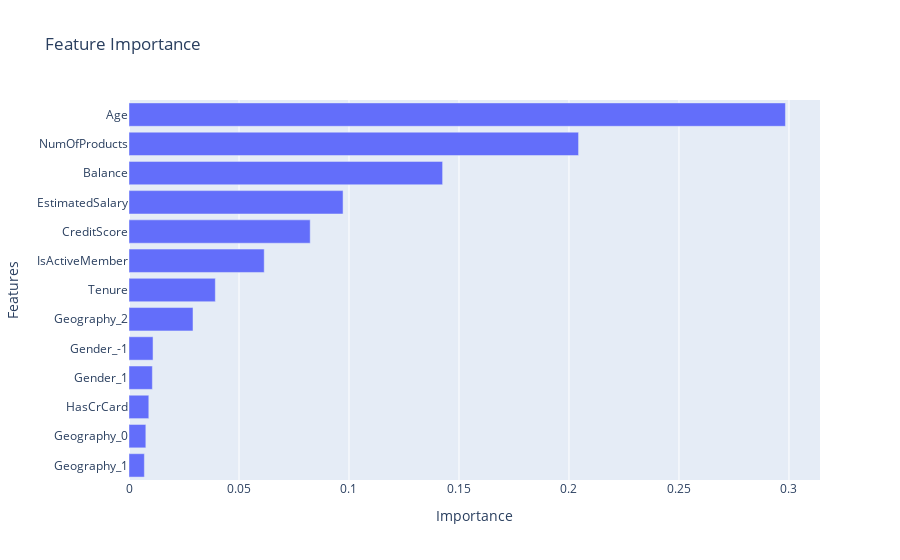

Notebook source saved alongside this figure:
### Markdown cell above
Trying to see the important feature after training

### Code cell
importance_df = pd.DataFrame({
    'Features': x_train_df.columns,
    'Importance': rfc_model.feature_importances_
}).sort_values('Importance', ascending=True)

px.bar(importance_df,x='Importance', y='Features', title='Feature Importance')

### Figure 1 — Plotly figure (JSON) as saved in the notebook; plotly's stock layout.template omitted (floating-point values rounded to 4 significant figures)
{"data": [{"alignmentgroup": "True", "hovertemplate": "Importance=%{x}<br>Features=%{y}<extra></extra>", "legendgroup": "", "marker": {"color": "#636efa", "pattern": {"shape": ""}}, "name": "", "offsetgroup": "", "orientation": "h", "showlegend": false, "textposition": "auto", "type": "bar", "x": [0.006987, 0.007654, 0.009006, 0.01062, 0.01093, 0.0291, 0.03924, 0.06147, 0.08237, 0.0973, 0.1426, 0.2044, 0.2984], "xaxis": "x", "y": ["Geography_1", "Geography_0", "HasCrCard", "Gender_1", "Gender_-1", "Geography_2", "Tenure", "IsActiveMember", "CreditScore", "EstimatedSalary", "Balance", "NumOfProducts", "Age"], "yaxis": "y"}], "layout": {"barmode": "relative", "legend": {"tracegroupgap": 0}, "title": {"text": "Feature Importance"}, "xaxis": {"anchor": "y", "domain": [0, 1], "title": {"text": "Importance"}}, "yaxis": {"anchor": "x", "domain": [0, 1], "title": {"text": "Features"}}}}
